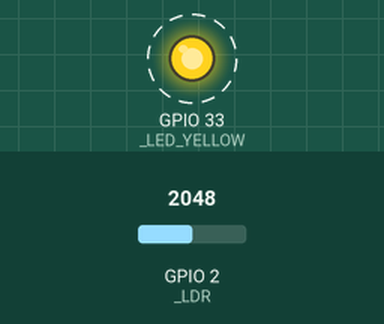
The sketch below on a simulated ESP32. Parts: output pins drawn as LEDs (lit = HIGH). Dashed ring = blinking. The test bench sets the inputs (shaded band); at power-on: GPIO 2 (_LDR) = 2048. What the sketch prints to the serial monitor is not drawn.

Above: at 0.5 s.
Timing chart, 0 to 4.6 s (numbered marks = the images above):
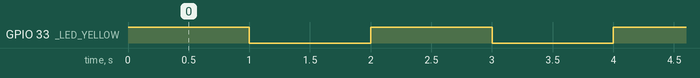

The sketch:

lab7.ino
```cpp
#define _LED_YELLOW 33
#define prescaler 40
#define contador (40000000/prescaler)
#define contagem_em_segundos 2
#define _LDR 2

volatile bool interrupted = false;
int contagem_interrupcao = 0;
bool LED = false;

hw_timer_t * timer = NULL;

void IRAM_ATTR onTimer() {
  contagem_interrupcao++;
  if (contagem_interrupcao == contagem_em_segundos)
    interrupted = true;
}

void setup() {
  Serial.begin(115200);
  pinMode(_LED_YELLOW, OUTPUT);
  digitalWrite(_LED_YELLOW, HIGH);
  timer = timerBegin(0, prescaler, true);
  timerAttachInterrupt(timer, &onTimer, true);
  timerAlarmWrite(timer, contador, true);
  timerAlarmEnable(timer);
}

void loop() {
  if (interrupted) {
    contagem_interrupcao = 0;
    Serial.print("LDR: ");
    Serial.println(analogRead(_LDR));
    interrupted = false;
    digitalWrite(_LED_YELLOW, LED);
    LED = !LED;
  }
}
```

Measured:
- by itself, GPIO 33 (_LED_YELLOW): alternates HIGH for 1.0 s and LOW for 1.0 s
